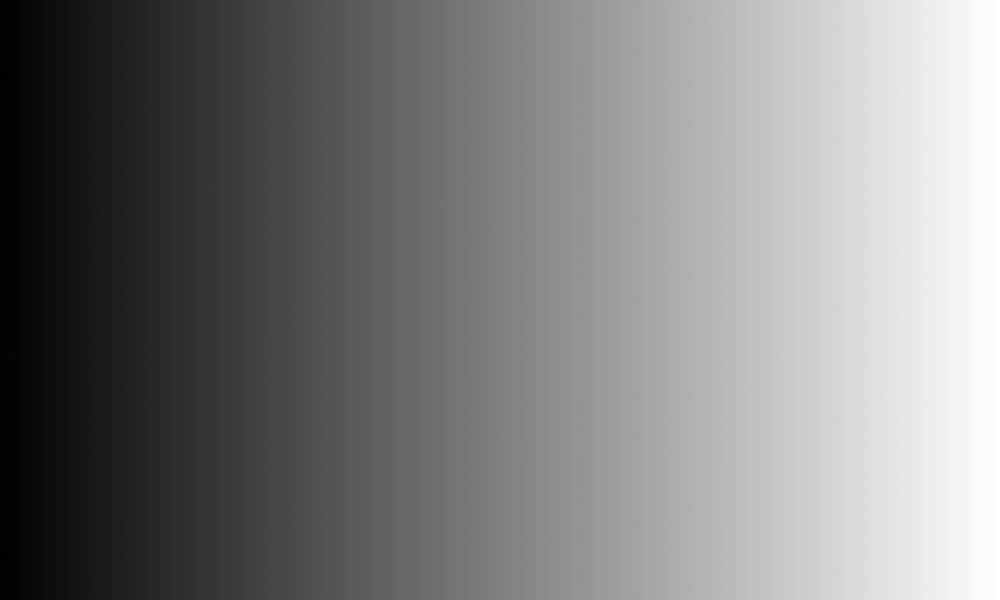
#> input picture immagini/gradient.bmp, 1000 x 600 px
$ python analisi_compressione.py
#> lines starting #> are read from the running program, lines starting #| are printed output that depends on the picture; after the words box and inside, x2 and y2 are one past the last pixel; in counts of white or black regions, pixels touching at a corner belong together
#> in plot_frequency_spectrum, `plt.savefig('risultati/frequenze_tagliate.png', dpi=150, bbox_inches='..`:
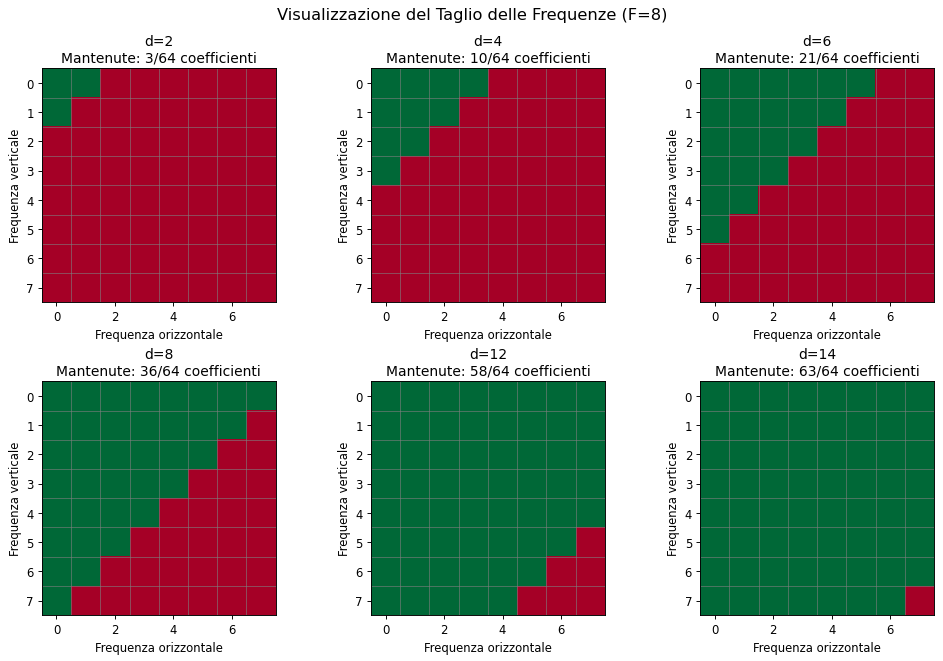
#> figure drawn by matplotlib, 6 panels
### utils.py
# utils.py - Funzioni di supporto per il progetto
import numpy as np
from scipy.fft import dct as _dct, idct as _idct
import time

# ---------- DCT "fatta in casa" O(N^3) via matrici di base ----------
# [27 lines left out: functions _dct_matrix, dct2_naive, idct2_naive, not called in this run]

# ---------- DCT/IDCT veloci (SciPy) con stessa scalatura ----------
def dct2_fast(block: np.ndarray) -> np.ndarray:
    """DCT2 veloce (Type-II, norm='ortho') per righe e colonne."""
    X = np.asarray(block, dtype=np.float64)
    return _dct(_dct(X, axis=0, type=2, norm='ortho'), axis=1, type=2, norm='ortho')

def idct2_fast(C: np.ndarray) -> np.ndarray:
    """IDCT2 veloce coerente."""
    return _idct(_idct(C, axis=0, type=2, norm='ortho'), axis=1, type=2, norm='ortho')

# ---------- Utility timing ----------
# [9 lines left out: function measure_time, not called in this run]

### analisi_compressione.py
# analisi_compressione.py
import numpy as np
import matplotlib.pyplot as plt
from PIL import Image
from utils import dct2_fast, idct2_fast
import os

def compress_image_dct(image, F, d):
    """Funzione di compressione DCT con gestione dimensioni"""
    h, w = image.shape
    num_blocks_v = h // F
    num_blocks_h = w // F

    # Crea immagine compressa con dimensioni ridotte (scarta avanzi)
    h_new = num_blocks_v * F
    w_new = num_blocks_h * F
    compressed = np.zeros((h_new, w_new))

    for i in range(num_blocks_v):
        for j in range(num_blocks_h):

            block = image[i*F:(i+1)*F, j*F:(j+1)*F].astype(np.float64)
            dct_block = dct2_fast(block)

            # Elimina frequenze alte
            for k in range(F):
                for l in range(F):
                    if k + l >= d:
                        dct_block[k, l] = 0

            idct_block = idct2_fast(dct_block)
            compressed[i*F:(i+1)*F, j*F:(j+1)*F] = np.clip(np.round(idct_block), 0, 255)

    return compressed.astype(np.uint8)

def analyze_compression_effects():
    """Analizza gli effetti della compressione su diverse immagini"""

    # Lista di immagini da testare
    test_images = [
        'bridge.bmp',
        'cathedral.bmp',
        'gradient.bmp',
        '640x640.bmp'
    ]

    # Controlla quali immagini esistono realmente
    available_images = []
    for img_name in test_images:
        img_path = f'immagini/{img_name}'
        if os.path.exists(img_path):
            available_images.append(img_name)
            print(f" {img_name} trovata")
        else:
            print(f" {img_name} non trovata, skip...")

    # Se non ci sono immagini disponibili, esci
    if not available_images:
        print(" Nessuna immagine trovata nella cartella 'immagini/'")
        print("   Assicurati di avere almeno una delle seguenti immagini:")
        for img in test_images:
            print(f"   - {img}")
        return

    # Parametri da testare
    F = 8  # Dimensione blocco standard JPEG
    d_values = [1, 2, 4, 8, 12, 14]  # Diverse soglie

    fig, axes = plt.subplots(len(available_images), len(d_values) + 1,
                             figsize=(20, 12))
    fig.suptitle(f'Effetti della Compressione DCT (F={F})', fontsize=16)

    # Se c'è solo una immagine, axes potrebbe non essere un array 2D
    if len(available_images) == 1:
        axes = axes.reshape(1, -1)

    for img_idx, img_name in enumerate(available_images):
        img_path = f'immagini/{img_name}'
        print(f" Elaborando {img_name}...")

        try:
            # Carica immagine
            img = Image.open(img_path).convert('L')
#> img is the input picture: PIL image 1000x600 L; min 0, max 255, mean 127.5
            img_array = np.array(img)

            # Mostra originale
            axes[img_idx, 0].imshow(img_array, cmap='gray')
            axes[img_idx, 0].set_title(f'Originale\n{img_name}\n{img_array.shape}')
            axes[img_idx, 0].axis('off')

            # Testa diverse soglie
            for d_idx, d in enumerate(d_values):
                print(f"    Compressione con d={d}...")

                # Comprimi
                compressed = compress_image_dct(img_array, F, d)

                # Per calcolo MSE, usa solo la parte dell'immagine che è stata compressa
                h_comp, w_comp = compressed.shape
                img_cropped = img_array[:h_comp, :w_comp]

                # Calcola metriche
                mse = np.mean((img_cropped.astype(float) - compressed.astype(float)) ** 2)
                psnr = 10 * np.log10(255**2 / mse) if mse > 0 else float('inf')

                # Calcola compressione
                kept = sum(1 for k in range(F) for l in range(F) if k+l < d)
                compression = (1 - kept/(F*F)) * 100

                # Mostra immagine compressa
                axes[img_idx, d_idx + 1].imshow(compressed, cmap='gray')
                axes[img_idx, d_idx + 1].set_title(
                    f'd={d}\nComp:{compression:.0f}%\nPSNR:{psnr:.1f}dB',
                    fontsize=9
                )
                axes[img_idx, d_idx + 1].axis('off')
#> this loop made 6 passes
#> (mse, psnr) on passes 1 to 6: (0.587, 50.44), (0.238, 54.37), (0.201, 55.09), (0.0708, 59.63), (0.000595, 80.39), (0, inf)

        except Exception as e:
            print(f" Errore nell'elaborazione di {img_name}: {e}")
            # Nascondi gli assi in caso di errore
            for j in range(len(d_values) + 1):
                axes[img_idx, j].axis('off')
#> pass 2 of the loop in analyze_compression_effects, `for img_idx, img_name in enumerate(available_images):`:
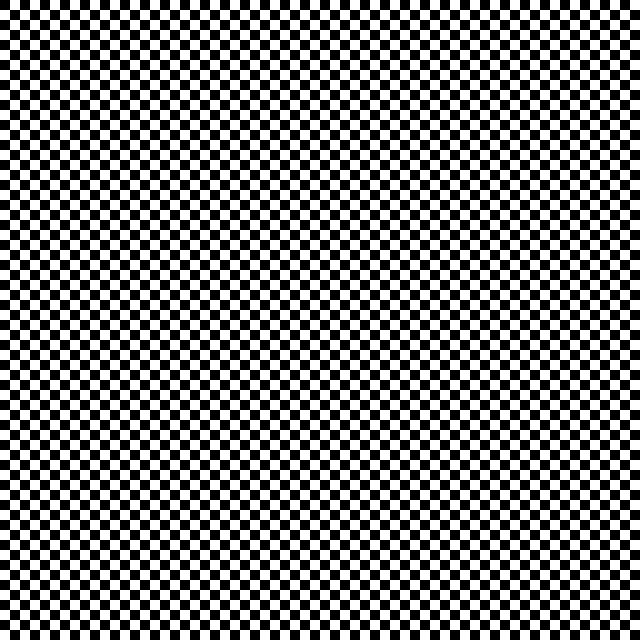
#> input picture immagini/640x640.bmp, 640 x 640 px
#> in analyze_compression_effects, img is the input picture: PIL image 640x640 L; 50% white; 1 white region, box (x1, y1, x2, y2) and area: (0, 0, 640, 640) 204800
#> the loop in analyze_compression_effects, `for d_idx, d in enumerate(d_values):` made 6 passes
#> (mse, psnr) on passes 1 to 6: (12192.3, 7.27), (6667.8, 9.89), (1895.7, 15.35), (219.4, 24.72), (12.62, 37.12), (1.48, 46.44)
#> pass 1, in analyze_compression_effects, `compressed = compress_image_dct(img_array, F, d)`:
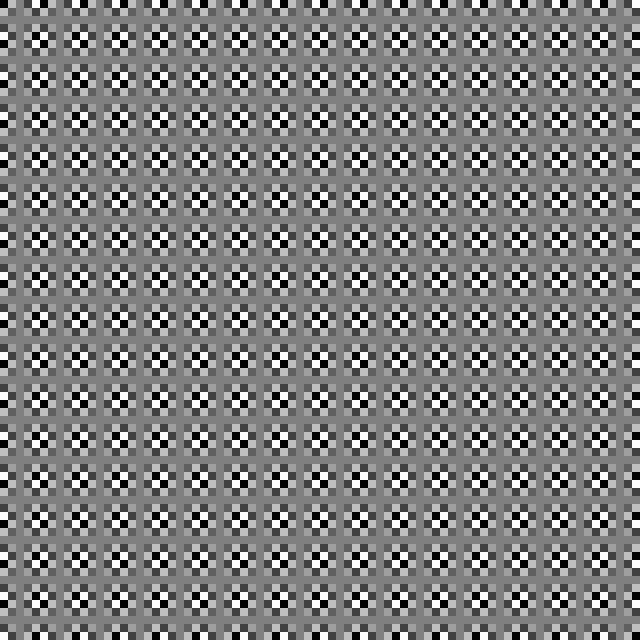
#> compressed: shape (640, 640); min 0, max 255, mean 127.7
#> pass 3, in analyze_compression_effects, `compressed = compress_image_dct(img_array, F, d)`:
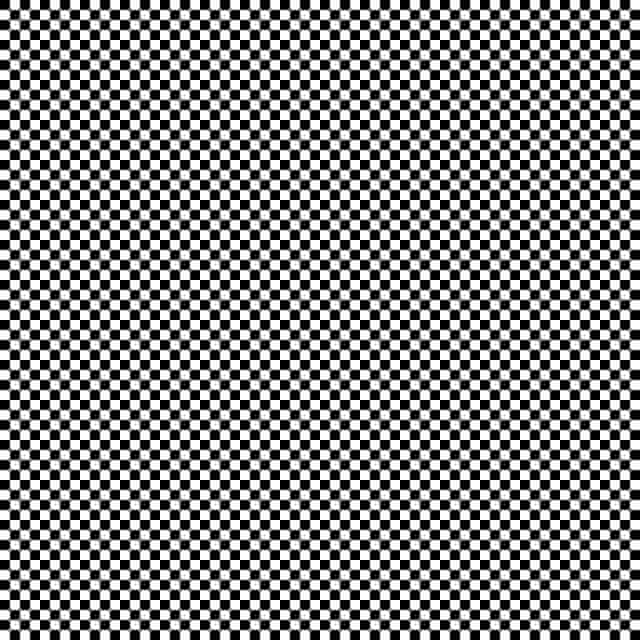
#> compressed: shape (640, 640); min 0, max 255, mean 127.5

    plt.tight_layout()

    try:
        plt.savefig('risultati/analisi_compressione_completa.png', dpi=150, bbox_inches='tight')
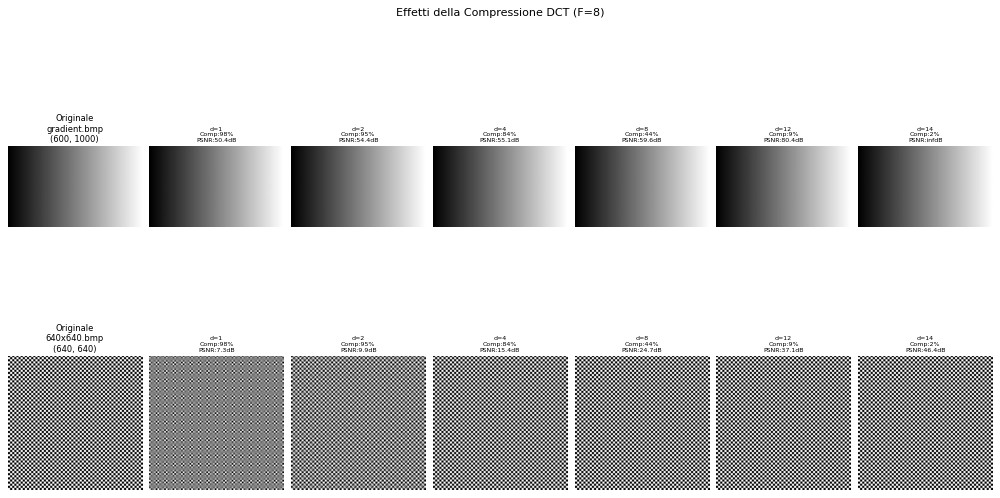
#> figure drawn by matplotlib, 14 panels
        print(" Analisi salvata in: risultati/analisi_compressione_completa.png")
    except Exception as e:
        print(f" Errore nel salvare l'analisi: {e}")

    plt.show()

def plot_frequency_spectrum():
    """Visualizza lo spettro delle frequenze"""
    print(" Generando visualizzazione frequenze...")

    F = 8
    fig, axes = plt.subplots(2, 3, figsize=(12, 8))
    fig.suptitle('Visualizzazione del Taglio delle Frequenze (F=8)', fontsize=14)

    d_values = [2, 4, 6, 8, 12, 14]

    for idx, d in enumerate(d_values):
        ax = axes[idx // 3, idx % 3]

        # Crea matrice che mostra quali frequenze vengono mantenute
        mask = np.zeros((F, F))
        for k in range(F):
            for l in range(F):
                if k + l < d:
                    mask[k, l] = 1

        im = ax.imshow(mask, cmap='RdYlGn', vmin=0, vmax=1)
        ax.set_title(f'd={d}\nMantenute: {np.sum(mask):.0f}/{F*F} coefficienti')
        ax.set_xlabel('Frequenza orizzontale')
        ax.set_ylabel('Frequenza verticale')

        # Aggiungi griglia
        for i in range(F+1):
            ax.axhline(i-0.5, color='gray', linewidth=0.5)
            ax.axvline(i-0.5, color='gray', linewidth=0.5)

    plt.tight_layout()

    try:
        plt.savefig('risultati/frequenze_tagliate.png', dpi=150, bbox_inches='tight')
        print(" Visualizzazione frequenze salvata in: risultati/frequenze_tagliate.png")
    except Exception as e:
        print(f" Errore nel salvare le frequenze: {e}")

    plt.show()

if __name__ == "__main__":
    print("=" * 60)
    print("ANALISI AVANZATA COMPRESSIONE DCT")
    print("=" * 60)

    # Verifica struttura directory
    print(f" Directory corrente: {os.getcwd()}")
    print(f" Cartella 'immagini' esiste: {os.path.exists('immagini')}")
    print(f" Cartella 'risultati' esiste: {os.path.exists('risultati')}")

    # Crea cartella risultati se non esiste
    os.makedirs('risultati', exist_ok=True)

    print("\n Fase 1: Visualizzazione spettro frequenze")
    plot_frequency_spectrum()

    print("\n Fase 2: Analisi effetti compressione")
    analyze_compression_effects()

    print("\n Analisi completata!")
    print(" Per continuare, premi ENTER nel terminale...")
    input()  # Pausa finale per vedere tutti i messaggi
